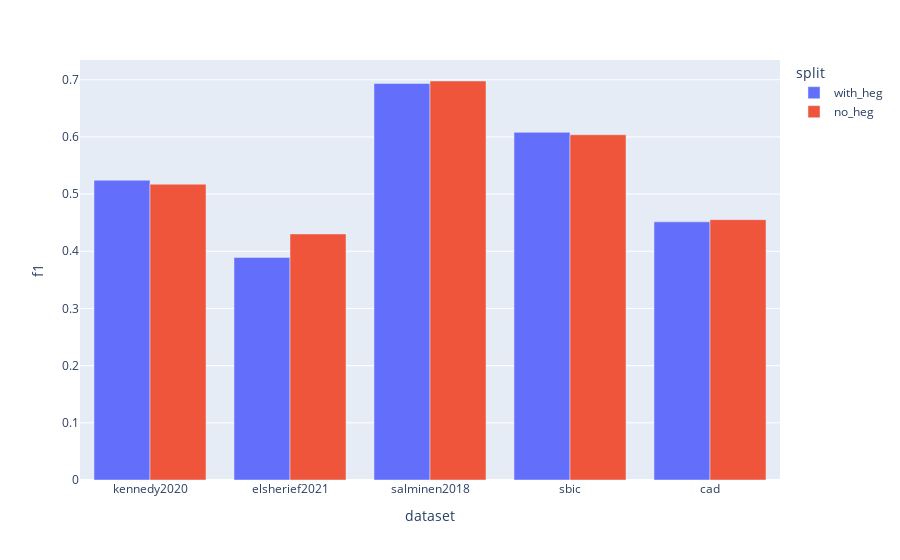

Source (notebook cell):
### Code cell
# Hegemonic (old results)

import plotly.express as px

# px.bar(f1_scores, x='dataset', y='f1_hate', color='split', barmode='group')
px.bar(f1_scores, x='dataset', y='f1', color='split', barmode='group')

### Figure 1 — Plotly figure (JSON) as saved in the notebook; plotly's stock layout.template omitted (floating-point values rounded to 4 significant figures)
{"data": [{"alignmentgroup": "True", "hovertemplate": "split=with_heg<br>dataset=%{x}<br>f1=%{y}<extra></extra>", "legendgroup": "with_heg", "marker": {"color": "#636efa", "pattern": {"shape": ""}}, "name": "with_heg", "offsetgroup": "with_heg", "orientation": "v", "showlegend": true, "textposition": "auto", "type": "bar", "x": ["kennedy2020", "elsherief2021", "salminen2018", "sbic", "cad"], "xaxis": "x", "y": [0.5243, 0.3893, 0.6934, 0.608, 0.4515], "yaxis": "y"}, {"alignmentgroup": "True", "hovertemplate": "split=no_heg<br>dataset=%{x}<br>f1=%{y}<extra></extra>", "legendgroup": "no_heg", "marker": {"color": "#EF553B", "pattern": {"shape": ""}}, "name": "no_heg", "offsetgroup": "no_heg", "orientation": "v", "showlegend": true, "textposition": "auto", "type": "bar", "x": ["kennedy2020", "elsherief2021", "salminen2018", "sbic", "cad"], "xaxis": "x", "y": [0.5173, 0.4303, 0.6978, 0.6038, 0.4553], "yaxis": "y"}], "layout": {"autosize": true, "barmode": "group", "legend": {"title": {"text": "split"}, "tracegroupgap": 0}, "margin": {"t": 60}, "xaxis": {"anchor": "y", "autorange": true, "domain": [0, 1], "range": [-0.5, 4.5], "title": {"text": "dataset"}, "type": "category"}, "yaxis": {"anchor": "x", "autorange": true, "domain": [0, 1], "range": [0, 0.7345], "title": {"text": "f1"}, "type": "linear"}}}
